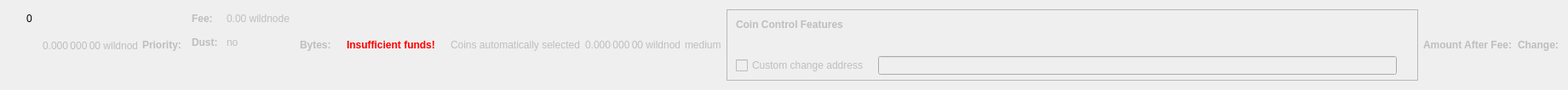
    <widget class="QWidget" name="dummyHideWidget" native="true">
     <property name="maximumSize">
      <size>
       <width>100</width>
       <height>22</height>
      </size>
     </property>
     <layout class="QHBoxLayout" name="dummyHideLayout">
      <item>
       <layout class="QFormLayout" name="formLayoutCoinControl1">
        <property name="horizontalSpacing">
         <number>10</number>
        </property>
        <property name="verticalSpacing">
         <number>14</number>
        </property>
        <property name="leftMargin">
         <number>10</number>
        </property>
        <property name="topMargin">
         <number>4</number>
        </property>
        <property name="rightMargin">
         <number>6</number>
        </property>
        <item row="0" column="1">
         <widget class="QLabel" name="labelCoinControlBytes">
          <property name="cursor">
           <cursorShape>IBeamCursor</cursorShape>
          </property>
          <property name="contextMenuPolicy">
           <enum>Qt::ActionsContextMenu</enum>
          </property>
          <property name="text">
           <string notr="true">0</string>
          </property>
          <property name="textInteractionFlags">
           <set>Qt::LinksAccessibleByMouse|Qt::TextSelectableByKeyboard|Qt::TextSelectableByMouse</set>
          </property>
         </widget>
        </item>
       </layout>
      </item>
      <item>
       <widget class="QLabel" name="labelCoinControlAfterFee">
        <property name="enabled">
         <bool>false</bool>
        </property>
        <property name="sizePolicy">
         <sizepolicy hsizetype="Fixed" vsizetype="Fixed">
          <horstretch>0</horstretch>
          <verstretch>0</verstretch>
         </sizepolicy>
        </property>
        <property name="minimumSize">
         <size>
          <width>111</width>
          <height>12</height>
         </size>
        </property>
        <property name="maximumSize">
         <size>
          <width>111</width>
          <height>12</height>
         </size>
        </property>
        <property name="cursor">
         <cursorShape>IBeamCursor</cursorShape>
        </property>
        <property name="contextMenuPolicy">
         <enum>Qt::ActionsContextMenu</enum>
        </property>
        <property name="text">
         <string notr="true">0.000 000 00 wildnode</string>
        </property>
        <property name="textInteractionFlags">
         <set>Qt::LinksAccessibleByMouse|Qt::TextSelectableByKeyboard|Qt::TextSelectableByMouse</set>
        </property>
       </widget>
      </item>
      <item>
       <widget class="QLabel" name="labelCoinControlPriorityText">
        <property name="enabled">
         <bool>false</bool>
        </property>
        <property name="font">
         <font>
          <weight>75</weight>
          <bold>true</bold>
         </font>
        </property>
        <property name="text">
         <string>Priority:</string>
        </property>
       </widget>
      </item>
      <item>
       <layout class="QHBoxLayout" name="horizontalLayout"/>
      </item>
      <item>
       <layout class="QFormLayout" name="formLayoutCoinControl3">
        <property name="horizontalSpacing">
         <number>10</number>
        </property>
        <property name="verticalSpacing">
         <number>14</number>
        </property>
        <property name="leftMargin">
         <number>6</number>
        </property>
        <property name="topMargin">
         <number>4</number>
        </property>
        <property name="rightMargin">
         <number>6</number>
        </property>
        <item row="0" column="0">
         <widget class="QLabel" name="labelCoinControlFeeText">
          <property name="enabled">
           <bool>false</bool>
          </property>
          <property name="font">
           <font>
            <weight>75</weight>
            <bold>true</bold>
           </font>
          </property>
          <property name="text">
           <string>Fee:</string>
          </property>
          <property name="margin">
           <number>0</number>
          </property>
         </widget>
        </item>
        <item row="0" column="1">
         <widget class="QLabel" name="labelCoinControlFee">
          <property name="enabled">
           <bool>false</bool>
          </property>
          <property name="cursor">
           <cursorShape>IBeamCursor</cursorShape>
          </property>
          <property name="contextMenuPolicy">
           <enum>Qt::ActionsContextMenu</enum>
          </property>
          <property name="text">
           <string notr="true">0.00 wildnode</string>
          </property>
          <property name="textInteractionFlags">
           <set>Qt::LinksAccessibleByMouse|Qt::TextSelectableByKeyboard|Qt::TextSelectableByMouse</set>
          </property>
         </widget>
        </item>
        <item row="1" column="0">
         <widget class="QLabel" name="labelCoinControlLowOutputText">
          <property name="enabled">
           <bool>false</bool>
          </property>
          <property name="font">
           <font>
            <weight>75</weight>
            <bold>true</bold>
           </font>
          </property>
          <property name="text">
           <string>Dust:</string>
          </property>
         </widget>
        </item>
        <item row="1" column="1">
         <widget class="QLabel" name="labelCoinControlLowOutput">
          <property name="enabled">
           <bool>false</bool>
          </property>
          <property name="cursor">
           <cursorShape>IBeamCursor</cursorShape>
          </property>
          <property name="contextMenuPolicy">
           <enum>Qt::ActionsContextMenu</enum>
          </property>
          <property name="text">
           <string>no</string>
          </property>
          <property name="textInteractionFlags">
           <set>Qt::LinksAccessibleByMouse|Qt::TextSelectableByKeyboard|Qt::TextSelectableByMouse</set>
          </property>
         </widget>
        </item>
       </layout>
      </item>
      <item>
       <widget class="QLabel" name="labelCoinControlBytesText">
        <property name="enabled">
         <bool>false</bool>
        </property>
        <property name="font">
         <font>
          <weight>75</weight>
          <bold>true</bold>
         </font>
        </property>
        <property name="text">
         <string>Bytes:</string>
        </property>
       </widget>
      </item>
      <item>
       <layout class="QFormLayout" name="formLayoutCoinControl2">
        <property name="horizontalSpacing">
         <number>10</number>
        </property>
        <property name="verticalSpacing">
         <number>14</number>
        </property>
        <property name="leftMargin">
         <number>6</number>
        </property>
        <property name="topMargin">
         <number>4</number>
        </property>
        <property name="rightMargin">
         <number>6</number>
        </property>
       </layout>
      </item>
      <item>
       <layout class="QHBoxLayout" name="horizontalLayoutCoinControl2">
        <property name="spacing">
         <number>8</number>
        </property>
        <property name="bottomMargin">
         <number>10</number>
        </property>
       </layout>
      </item>
      <item>
       <widget class="QLabel" name="labelCoinControlInsuffFunds">
        <property name="enabled">
         <bool>false</bool>
        </property>
        <property name="minimumSize">
         <size>
          <width>0</width>
          <height>0</height>
         </size>
        </property>
        <property name="font">
         <font>
          <weight>75</weight>
          <bold>true</bold>
         </font>
        </property>
        <property name="styleSheet">
         <string notr="true">color:red;font-weight:bold;</string>
        </property>
        <property name="text">
         <string>Insufficient funds!</string>
        </property>
        <property name="margin">
         <number>5</number>
        </property>
       </widget>
      </item>
      <item>
       <layout class="QFormLayout" name="formLayoutCoinControl4">
        <property name="horizontalSpacing">
         <number>10</number>
        </property>
        <property name="verticalSpacing">
         <number>14</number>
        </property>
        <property name="leftMargin">
         <number>6</number>
        </property>
        <property name="topMargin">
         <number>4</number>
        </property>
        <property name="rightMargin">
         <number>6</number>
        </property>
       </layout>
      </item>
      <item>
       <widget class="QLabel" name="labelCoinControlAutomaticallySelected">
        <property name="enabled">
         <bool>false</bool>
        </property>
        <property name="sizePolicy">
         <sizepolicy hsizetype="Fixed" vsizetype="Fixed">
          <horstretch>0</horstretch>
          <verstretch>0</verstretch>
         </sizepolicy>
        </property>
        <property name="minimumSize">
         <size>
          <width>0</width>
          <height>0</height>
         </size>
        </property>
        <property name="maximumSize">
         <size>
          <width>240</width>
          <height>16777215</height>
         </size>
        </property>
        <property name="text">
         <string>Coins automatically selected</string>
        </property>
        <property name="margin">
         <number>5</number>
        </property>
       </widget>
      </item>
      <item>
       <widget class="QLabel" name="labelCoinControlChange">
        <property name="enabled">
         <bool>false</bool>
        </property>
        <property name="sizePolicy">
         <sizepolicy hsizetype="Fixed" vsizetype="Fixed">
          <horstretch>0</horstretch>
          <verstretch>0</verstretch>
         </sizepolicy>
        </property>
        <property name="minimumSize">
         <size>
          <width>111</width>
          <height>0</height>
         </size>
        </property>
        <property name="maximumSize">
         <size>
          <width>111</width>
          <height>16777215</height>
         </size>
        </property>
        <property name="cursor">
         <cursorShape>IBeamCursor</cursorShape>
        </property>
        <property name="contextMenuPolicy">
         <enum>Qt::ActionsContextMenu</enum>
        </property>
        <property name="text">
         <string notr="true">0.000 000 00 wildnode</string>
        </property>
        <property name="textInteractionFlags">
         <set>Qt::LinksAccessibleByMouse|Qt::TextSelectableByKeyboard|Qt::TextSelectableByMouse</set>
        </property>
       </widget>
      </item>
      <item>
       <widget class="QLabel" name="labelCoinControlPriority">
        <property name="enabled">
         <bool>false</bool>
        </property>
        <property name="cursor">
         <cursorShape>IBeamCursor</cursorShape>
        </property>
        <property name="contextMenuPolicy">
         <enum>Qt::ActionsContextMenu</enum>
        </property>
        <property name="text">
         <string>medium</string>
        </property>
        <property name="textInteractionFlags">
         <set>Qt::LinksAccessibleByMouse|Qt::TextSelectableByKeyboard|Qt::TextSelectableByMouse</set>
        </property>
       </widget>
      </item>
      <item>
       <widget class="QFrame" name="frameCoinControl">
        <property name="sizePolicy">
         <sizepolicy hsizetype="Expanding" vsizetype="Expanding">
          <horstretch>0</horstretch>
          <verstretch>0</verstretch>
         </sizepolicy>
        </property>
        <property name="maximumSize">
         <size>
          <width>16777215</width>
          <height>16777215</height>
         </size>
        </property>
        <property name="frameShape">
         <enum>QFrame::StyledPanel</enum>
        </property>
        <property name="frameShadow">
         <enum>QFrame::Sunken</enum>
        </property>
        <layout class="QVBoxLayout" name="verticalLayoutCoinControl2_2">
         <property name="spacing">
          <number>0</number>
         </property>
         <property name="leftMargin">
          <number>0</number>
         </property>
         <property name="topMargin">
          <number>0</number>
         </property>
         <property name="rightMargin">
          <number>0</number>
         </property>
         <property name="bottomMargin">
          <number>6</number>
         </property>
         <item>
          <layout class="QVBoxLayout" name="verticalLayoutCoinControl" stretch="0,0,0,1">
           <property name="spacing">
            <number>0</number>
           </property>
           <property name="leftMargin">
            <number>10</number>
           </property>
           <property name="topMargin">
            <number>10</number>
           </property>
           <item>
            <layout class="QHBoxLayout" name="horizontalLayoutCoinControl1">
             <property name="bottomMargin">
              <number>15</number>
             </property>
             <item>
              <widget class="QLabel" name="labelCoinControlFeatures">
               <property name="enabled">
                <bool>false</bool>
               </property>
               <property name="sizePolicy">
                <sizepolicy hsizetype="Preferred" vsizetype="Maximum">
                 <horstretch>0</horstretch>
                 <verstretch>0</verstretch>
                </sizepolicy>
               </property>
               <property name="font">
                <font>
                 <weight>75</weight>
                 <bold>true</bold>
                </font>
               </property>
               <property name="styleSheet">
                <string notr="true">font-weight:bold;</string>
               </property>
               <property name="text">
                <string>Coin Control Features</string>
               </property>
              </widget>
             </item>
            </layout>
           </item>
           <item>
            <widget class="QWidget" name="widgetCoinControl" native="true">
             <property name="sizePolicy">
              <sizepolicy hsizetype="Preferred" vsizetype="Preferred">
               <horstretch>0</horstretch>
               <verstretch>0</verstretch>
              </sizepolicy>
             </property>
             <property name="minimumSize">
              <size>
               <width>0</width>
               <height>0</height>
              </size>
             </property>
             <property name="styleSheet">
              <string notr="true"/>
             </property>
             <layout class="QHBoxLayout" name="horizontalLayoutCoinControl5_2">
              <property name="leftMargin">
               <number>0</number>
              </property>
              <property name="topMargin">
               <number>0</number>
              </property>
              <property name="rightMargin">
               <number>0</number>
              </property>
              <property name="bottomMargin">
               <number>0</number>
              </property>
              <item>
               <layout class="QHBoxLayout" name="horizontalLayoutCoinControl3">
                <property name="spacing">
                 <number>20</number>
                </property>
                <property name="topMargin">
                 <number>0</number>
                </property>
                <property name="bottomMargin">
                 <number>10</number>
                </property>
               </layout>
              </item>
             </layout>
            </widget>
           </item>
           <item>
            <layout class="QHBoxLayout" name="horizontalLayoutCoinControl4" stretch="0,0,0">
             <property name="spacing">
              <number>12</number>
             </property>
             <property name="sizeConstraint">
              <enum>QLayout::SetDefaultConstraint</enum>
             </property>
             <property name="topMargin">
              <number>5</number>
             </property>
             <property name="rightMargin">
              <number>5</number>
             </property>
             <item>
              <widget class="QCheckBox" name="checkBoxCoinControlChange">
               <property name="enabled">
                <bool>false</bool>
               </property>
               <property name="toolTip">
                <string>If this is activated, but the change address is empty or invalid, change will be sent to a newly generated address.</string>
               </property>
               <property name="text">
                <string>Custom change address</string>
               </property>
              </widget>
             </item>
             <item>
              <widget class="QValidatedLineEdit" name="lineEditCoinControlChange">
               <property name="enabled">
                <bool>false</bool>
               </property>
               <property name="sizePolicy">
                <sizepolicy hsizetype="Expanding" vsizetype="Fixed">
                 <horstretch>0</horstretch>
                 <verstretch>0</verstretch>
                </sizepolicy>
               </property>
              </widget>
             </item>
             <item>
              <widget class="QLabel" name="labelCoinControlChangeLabel_2">
               <property name="sizePolicy">
                <sizepolicy hsizetype="Preferred" vsizetype="Expanding">
                 <horstretch>0</horstretch>
                 <verstretch>0</verstretch>
                </sizepolicy>
               </property>
               <property name="minimumSize">
                <size>
                 <width>0</width>
                 <height>0</height>
                </size>
               </property>
               <property name="text">
                <string/>
               </property>
               <property name="margin">
                <number>3</number>
               </property>
              </widget>
             </item>
            </layout>
           </item>
           <item>
            <spacer name="verticalSpacerCoinControl">
             <property name="orientation">
              <enum>Qt::Vertical</enum>
             </property>
             <property name="sizeHint" stdset="0">
              <size>
               <width>800</width>
               <height>1</height>
              </size>
             </property>
            </spacer>
           </item>
          </layout>
         </item>
        </layout>
       </widget>
      </item>
      <item>
       <widget class="QLabel" name="labelCoinControlAfterFeeText">
        <property name="enabled">
         <bool>false</bool>
        </property>
        <property name="minimumSize">
         <size>
          <width>0</width>
          <height>0</height>
         </size>
        </property>
        <property name="maximumSize">
         <size>
          <width>16777215</width>
          <height>16777215</height>
         </size>
        </property>
        <property name="font">
         <font>
          <weight>75</weight>
          <bold>true</bold>
         </font>
        </property>
        <property name="text">
         <string>Amount After Fee:</string>
        </property>
        <property name="alignment">
         <set>Qt::AlignLeading|Qt::AlignLeft|Qt::AlignVCenter</set>
        </property>
        <property name="margin">
         <number>0</number>
        </property>
       </widget>
      </item>
      <item>
       <widget class="QLabel" name="labelCoinControlChangeText">
        <property name="enabled">
         <bool>false</bool>
        </property>
        <property name="sizePolicy">
         <sizepolicy hsizetype="Preferred" vsizetype="Preferred">
          <horstretch>0</horstretch>
          <verstretch>0</verstretch>
         </sizepolicy>
        </property>
        <property name="minimumSize">
         <size>
          <width>0</width>
          <height>0</height>
         </size>
        </property>
        <property name="maximumSize">
         <size>
          <width>16777215</width>
          <height>16777215</height>
         </size>
        </property>
        <property name="font">
         <font>
          <weight>75</weight>
          <bold>true</bold>
         </font>
        </property>
        <property name="text">
         <string>Change:</string>
        </property>
        <property name="alignment">
         <set>Qt::AlignLeading|Qt::AlignLeft|Qt::AlignVCenter</set>
        </property>
       </widget>
      </item>
     </layout>
    </widget>
